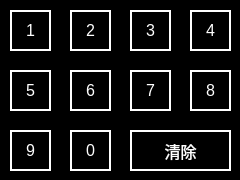
<?xml version="1.0" encoding="UTF-8"?>
<ui version="4.0">
 <class>CtrlNumberTable</class>
 <widget class="QWidget" name="CtrlNumberTable">
  <property name="geometry">
   <rect>
    <x>0</x>
    <y>0</y>
    <width>240</width>
    <height>180</height>
   </rect>
  </property>
  <property name="windowTitle">
   <string>Form</string>
  </property>
  <property name="styleSheet">
   <string notr="true">QWidget
{
	background-color: black;
}
QPushButton
{
	font:14px;
    color: rgb(0,0,0);
	background-color: rgb(0, 255, 0);
	border-top: 2px solid white;	
	border-left: 2px solid white;
}
QLabel
{
color:rgb(255,255,255);
}</string>
  </property>
  <widget class="QPushButton" name="PB_N_1">
   <property name="geometry">
    <rect>
     <x>10</x>
     <y>10</y>
     <width>41</width>
     <height>41</height>
    </rect>
   </property>
   <property name="whatsThis">
    <string>1</string>
   </property>
   <property name="styleSheet">
    <string notr="true">	font:16px;
    color: rgb(255,255,255);
	background-color: rgb(0, 0, 0);
border:2px solid white;
</string>
   </property>
   <property name="text">
    <string>1</string>
   </property>
  </widget>
  <widget class="QPushButton" name="PB_N_10">
   <property name="geometry">
    <rect>
     <x>130</x>
     <y>130</y>
     <width>101</width>
     <height>41</height>
    </rect>
   </property>
   <property name="whatsThis">
    <string>10</string>
   </property>
   <property name="styleSheet">
    <string notr="true">	font:16px;
    color: rgb(255,255,255);
	background-color: rgb(0, 0, 0);
border:2px solid white;
</string>
   </property>
   <property name="text">
    <string>清除</string>
   </property>
  </widget>
  <widget class="QPushButton" name="PB_N_3">
   <property name="geometry">
    <rect>
     <x>130</x>
     <y>10</y>
     <width>41</width>
     <height>41</height>
    </rect>
   </property>
   <property name="whatsThis">
    <string>3</string>
   </property>
   <property name="styleSheet">
    <string notr="true">	font:16px;
    color: rgb(255,255,255);
	background-color: rgb(0, 0, 0);
border:2px solid white;
</string>
   </property>
   <property name="text">
    <string>3</string>
   </property>
  </widget>
  <widget class="QPushButton" name="PB_N_5">
   <property name="geometry">
    <rect>
     <x>10</x>
     <y>70</y>
     <width>41</width>
     <height>41</height>
    </rect>
   </property>
   <property name="whatsThis">
    <string>5</string>
   </property>
   <property name="styleSheet">
    <string notr="true">	font:16px;
    color: rgb(255,255,255);
	background-color: rgb(0, 0, 0);
border:2px solid white;
</string>
   </property>
   <property name="text">
    <string>5</string>
   </property>
  </widget>
  <widget class="QPushButton" name="PB_N_7">
   <property name="geometry">
    <rect>
     <x>130</x>
     <y>70</y>
     <width>41</width>
     <height>41</height>
    </rect>
   </property>
   <property name="whatsThis">
    <string>7</string>
   </property>
   <property name="styleSheet">
    <string notr="true">	font:16px;
    color: rgb(255,255,255);
	background-color: rgb(0, 0, 0);
border:2px solid white;
</string>
   </property>
   <property name="text">
    <string>7</string>
   </property>
  </widget>
  <widget class="QPushButton" name="PB_N_6">
   <property name="geometry">
    <rect>
     <x>70</x>
     <y>70</y>
     <width>41</width>
     <height>41</height>
    </rect>
   </property>
   <property name="whatsThis">
    <string>6</string>
   </property>
   <property name="styleSheet">
    <string notr="true">	font:16px;
    color: rgb(255,255,255);
	background-color: rgb(0, 0, 0);
border:2px solid white;
</string>
   </property>
   <property name="text">
    <string>6</string>
   </property>
  </widget>
  <widget class="QPushButton" name="PB_N_0">
   <property name="geometry">
    <rect>
     <x>70</x>
     <y>130</y>
     <width>41</width>
     <height>41</height>
    </rect>
   </property>
   <property name="whatsThis">
    <string>0</string>
   </property>
   <property name="styleSheet">
    <string notr="true">	font:16px;
    color: rgb(255,255,255);
	background-color: rgb(0, 0, 0);
border:2px solid white;
</string>
   </property>
   <property name="text">
    <string>0</string>
   </property>
  </widget>
  <widget class="QPushButton" name="PB_N_4">
   <property name="geometry">
    <rect>
     <x>190</x>
     <y>10</y>
     <width>41</width>
     <height>41</height>
    </rect>
   </property>
   <property name="whatsThis">
    <string>4</string>
   </property>
   <property name="styleSheet">
    <string notr="true">	font:16px;
    color: rgb(255,255,255);
	background-color: rgb(0, 0, 0);
border:2px solid white;
</string>
   </property>
   <property name="text">
    <string>4</string>
   </property>
  </widget>
  <widget class="QPushButton" name="PB_N_9">
   <property name="geometry">
    <rect>
     <x>10</x>
     <y>130</y>
     <width>41</width>
     <height>41</height>
    </rect>
   </property>
   <property name="whatsThis">
    <string>9</string>
   </property>
   <property name="styleSheet">
    <string notr="true">	font:16px;
    color: rgb(255,255,255);
	background-color: rgb(0, 0, 0);
border:2px solid white;
</string>
   </property>
   <property name="text">
    <string>9</string>
   </property>
  </widget>
  <widget class="QPushButton" name="PB_N_8">
   <property name="geometry">
    <rect>
     <x>190</x>
     <y>70</y>
     <width>41</width>
     <height>41</height>
    </rect>
   </property>
   <property name="whatsThis">
    <string>8</string>
   </property>
   <property name="styleSheet">
    <string notr="true">	font:16px;
    color: rgb(255,255,255);
	background-color: rgb(0, 0, 0);
border:2px solid white;
</string>
   </property>
   <property name="text">
    <string>8</string>
   </property>
  </widget>
  <widget class="QPushButton" name="PB_N_2">
   <property name="geometry">
    <rect>
     <x>70</x>
     <y>10</y>
     <width>41</width>
     <height>41</height>
    </rect>
   </property>
   <property name="whatsThis">
    <string>2</string>
   </property>
   <property name="styleSheet">
    <string notr="true">	font:16px;
    color: rgb(255,255,255);
	background-color: rgb(0, 0, 0);
border:2px solid white;
</string>
   </property>
   <property name="text">
    <string>2</string>
   </property>
  </widget>
 </widget>
 <resources/>
 <connections/>
</ui>
